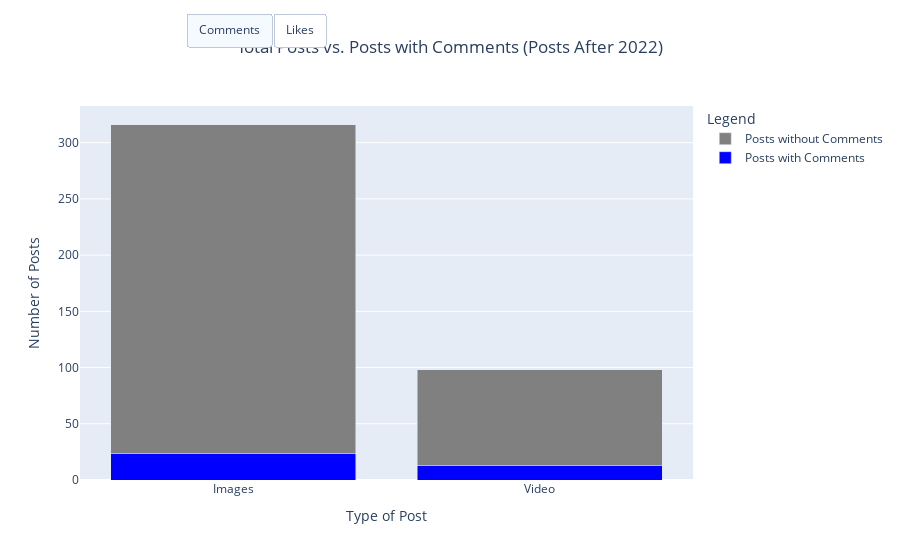

The notebook cell saved with this chart:
### Code cell
fig.update_layout(
    updatemenus=[
        dict(
            type="buttons",
            direction="left",
            buttons=[
                dict(label="Comments",
                     method="update",
                     args=[{"visible": [True, True, False, False]},  # Show comments, hide likes
                           {"title": "Total Posts vs. Posts with Comments (Posts After 2022)"}]),
                dict(label="Likes",
                     method="update",
                     args=[{"visible": [False, False, True, True]},  # Show likes, hide comments
                           {"title": f"Posts Above and Below Average Likes with Percentages (Posts After 2022)\n(Average Likes Per Post: {average_likes:.2f})"}]),
            ],
            showactive=True,
            x=0.4,  # Move button group slightly to the left
            y=1.25  # Move button group slightly up
        )
    ]
)

### Figure 1 — Plotly figure (JSON) as saved in the notebook; plotly's stock layout.template omitted (floating-point values rounded to 4 significant figures)
{"data": [{"marker": {"color": "blue"}, "name": "Posts with Comments", "type": "bar", "visible": true, "x": ["Images", "Video"], "y": [24, 13]}, {"marker": {"color": "grey"}, "name": "Posts without Comments", "type": "bar", "visible": true, "x": ["Images", "Video"], "y": [292, 85]}, {"marker": {"color": "blue"}, "name": "Posts Above Average Likes", "type": "bar", "visible": false, "x": ["Images", "Video"], "y": [95, 23]}, {"marker": {"color": "grey"}, "name": "Posts Below Average Likes", "type": "bar", "visible": false, "x": ["Images", "Video"], "y": [221, 75]}], "layout": {"autosize": true, "barmode": "stack", "legend": {"title": {"text": "Legend"}}, "title": {"text": "Total Posts vs. Posts with Comments (Posts After 2022)", "x": 0.5}, "updatemenus": [{"active": 0, "buttons": [{"args": [{"visible": [true, true, false, false]}, {"title": "Total Posts vs. Posts with Comments (Posts After 2022)"}], "label": "Comments", "method": "update"}, {"args": [{"visible": [false, false, true, true]}, {"title": "Posts Above and Below Average Likes with Percentages (Posts After 2022)\n(Average Likes Per Post: 42.99)"}], "label": "Likes", "method": "update"}], "direction": "left", "showactive": true, "type": "buttons", "x": 0.4, "y": 1.25}], "xaxis": {"autorange": true, "range": [-0.5, 1.5], "title": {"text": "Type of Post"}, "type": "category"}, "yaxis": {"autorange": true, "range": [0, 332.6], "title": {"text": "Number of Posts"}, "type": "linear"}}}
